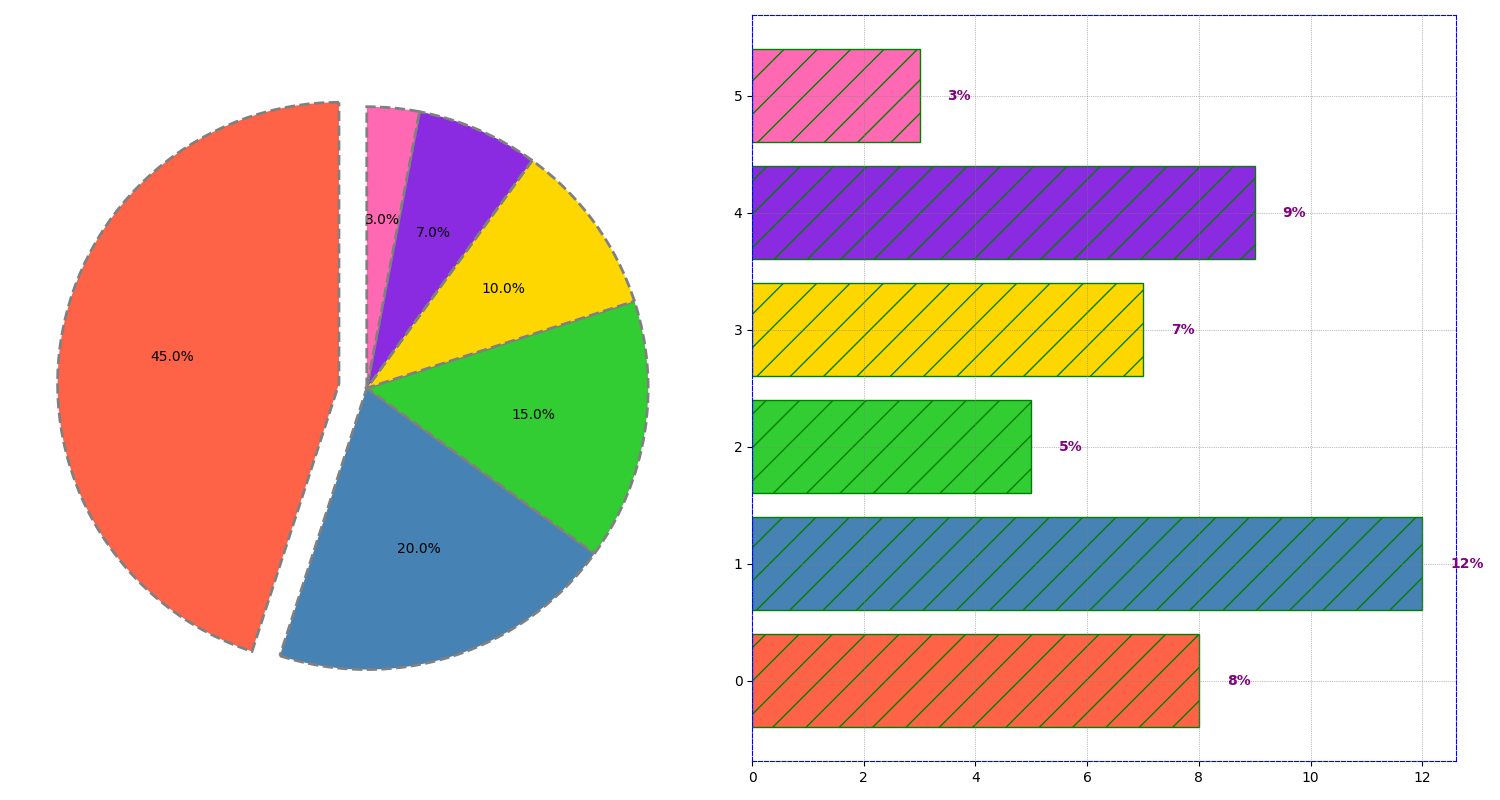

The script that drew this image:
import matplotlib.pyplot as plt
import numpy as np

departments = ['R&D', 'Marketing', 'Sales', 'HR', 'IT', 'Operations']
expenditure = [45, 20, 15, 10, 7, 3]  # in millions

# New set of colors for both charts
colors = ['#FF6347', '#4682B4', '#32CD32', '#FFD700', '#8A2BE2', '#FF69B4']
explode = (0.1, 0, 0, 0, 0, 0)
growth_rates = [8, 12, 5, 7, 9, 3]

fig, (ax1, ax2) = plt.subplots(1, 2, figsize=(15, 8))

wedges, texts, autotexts = ax1.pie(
    expenditure, explode=explode, colors=colors, autopct='%1.1f%%',
    startangle=90, shadow=False, wedgeprops=dict(edgecolor='gray', linestyle='--', linewidth=2.0))

y_pos = np.arange(len(departments))
ax2.barh(y_pos, growth_rates, color=colors, hatch="/", edgecolor='green')

for i, v in enumerate(growth_rates):
    ax2.text(v + 0.5, i, f"{v}%", color='purple', va='center', fontweight='bold')

ax2.grid(True, which='both', linestyle='dotted', linewidth=0.5, color='grey')

for spine in ax2.spines.values():
    spine.set_edgecolor('blue')
    spine.set_linestyle('dashed')

plt.tight_layout()
plt.show()
